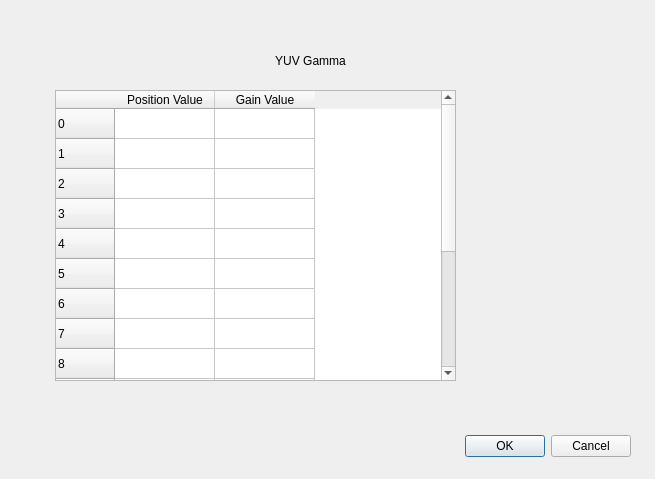
<?xml version="1.0" encoding="UTF-8"?>
<ui version="4.0">
 <class>yuvgamma</class>
 <widget class="QDialog" name="yuvgamma">
  <property name="geometry">
   <rect>
    <x>0</x>
    <y>0</y>
    <width>655</width>
    <height>479</height>
   </rect>
  </property>
  <property name="windowTitle">
   <string>Dialog</string>
  </property>
  <widget class="QDialogButtonBox" name="buttonBox">
   <property name="geometry">
    <rect>
     <x>450</x>
     <y>430</y>
     <width>181</width>
     <height>32</height>
    </rect>
   </property>
   <property name="orientation">
    <enum>Qt::Horizontal</enum>
   </property>
   <property name="standardButtons">
    <set>QDialogButtonBox::Cancel|QDialogButtonBox::Ok</set>
   </property>
  </widget>
  <widget class="QLabel" name="label">
   <property name="geometry">
    <rect>
     <x>120</x>
     <y>30</y>
     <width>381</width>
     <height>61</height>
    </rect>
   </property>
   <property name="text">
    <string>YUV Gamma</string>
   </property>
   <property name="alignment">
    <set>Qt::AlignCenter</set>
   </property>
  </widget>
  <widget class="QTableWidget" name="tableWidget">
   <property name="geometry">
    <rect>
     <x>55</x>
     <y>90</y>
     <width>401</width>
     <height>291</height>
    </rect>
   </property>
   <row>
    <property name="text">
     <string>0</string>
    </property>
   </row>
   <row>
    <property name="text">
     <string>1</string>
    </property>
   </row>
   <row>
    <property name="text">
     <string>2</string>
    </property>
   </row>
   <row>
    <property name="text">
     <string>3</string>
    </property>
   </row>
   <row>
    <property name="text">
     <string>4</string>
    </property>
   </row>
   <row>
    <property name="text">
     <string>5</string>
    </property>
   </row>
   <row>
    <property name="text">
     <string>6</string>
    </property>
   </row>
   <row>
    <property name="text">
     <string>7</string>
    </property>
   </row>
   <row>
    <property name="text">
     <string>8</string>
    </property>
   </row>
   <row>
    <property name="text">
     <string>9</string>
    </property>
   </row>
   <row>
    <property name="text">
     <string>10</string>
    </property>
   </row>
   <row>
    <property name="text">
     <string>11</string>
    </property>
   </row>
   <row>
    <property name="text">
     <string>12</string>
    </property>
   </row>
   <row>
    <property name="text">
     <string>13</string>
    </property>
   </row>
   <row>
    <property name="text">
     <string>New Row</string>
    </property>
   </row>
   <row>
    <property name="text">
     <string>15</string>
    </property>
   </row>
   <column>
    <property name="text">
     <string>Position Value</string>
    </property>
   </column>
   <column>
    <property name="text">
     <string>Gain Value</string>
    </property>
   </column>
  </widget>
 </widget>
 <resources/>
 <connections>
  <connection>
   <sender>buttonBox</sender>
   <signal>accepted()</signal>
   <receiver>yuvgamma</receiver>
   <slot>accept()</slot>
   <hints>
    <hint type="sourcelabel">
     <x>630</x>
     <y>444</y>
    </hint>
    <hint type="destinationlabel">
     <x>157</x>
     <y>274</y>
    </hint>
   </hints>
  </connection>
  <connection>
   <sender>buttonBox</sender>
   <signal>rejected()</signal>
   <receiver>yuvgamma</receiver>
   <slot>reject()</slot>
   <hints>
    <hint type="sourcelabel">
     <x>630</x>
     <y>450</y>
    </hint>
    <hint type="destinationlabel">
     <x>286</x>
     <y>274</y>
    </hint>
   </hints>
  </connection>
 </connections>
</ui>
